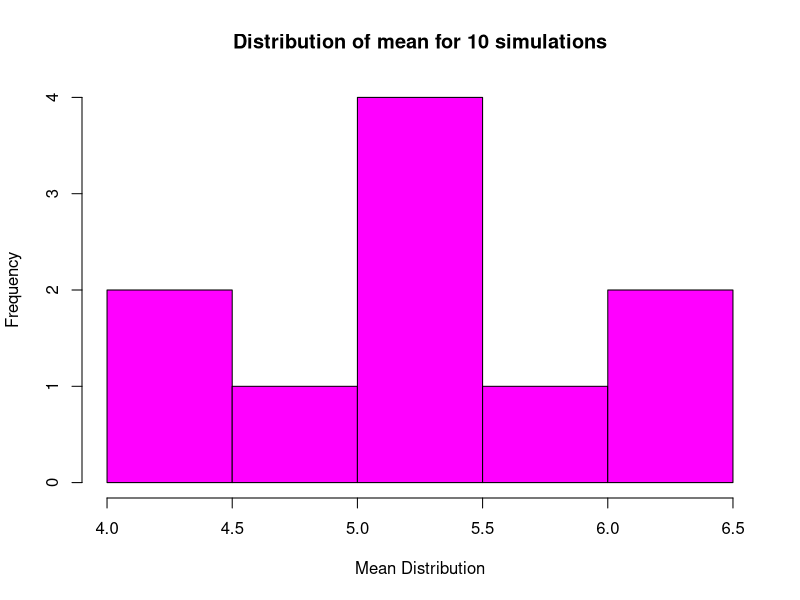
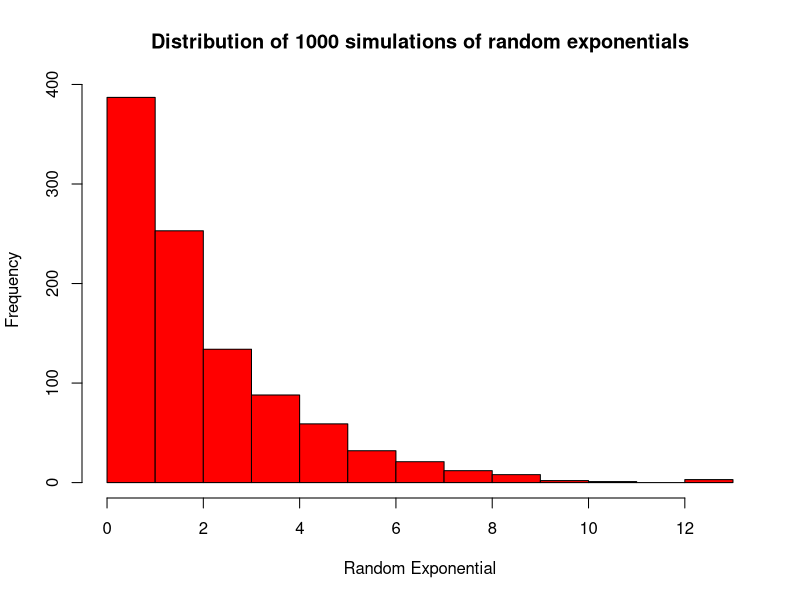
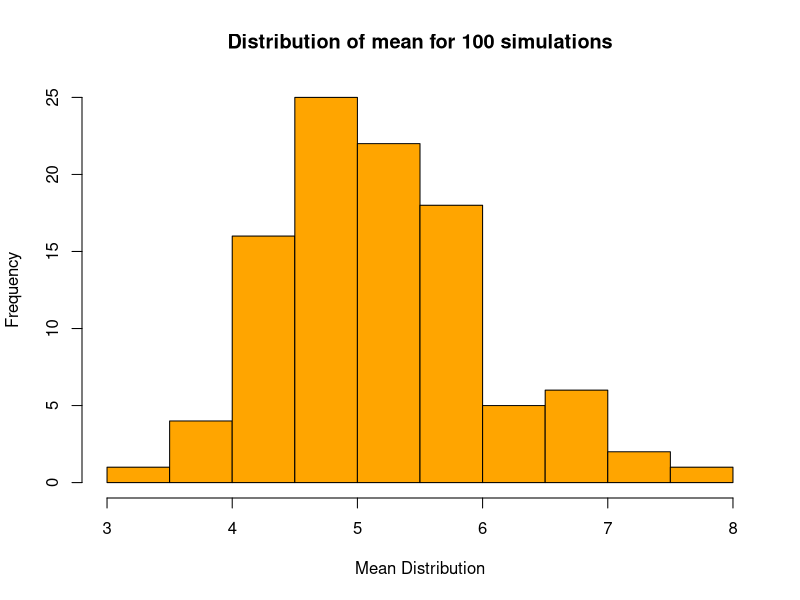
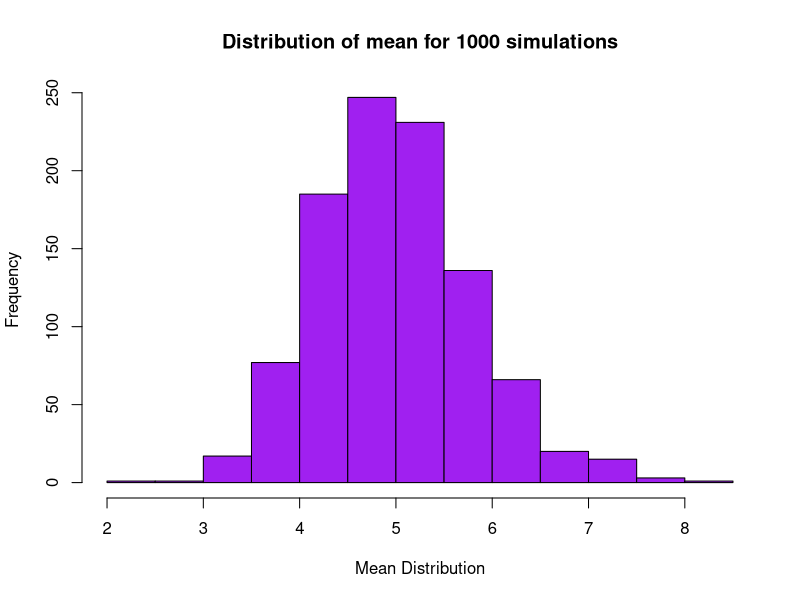
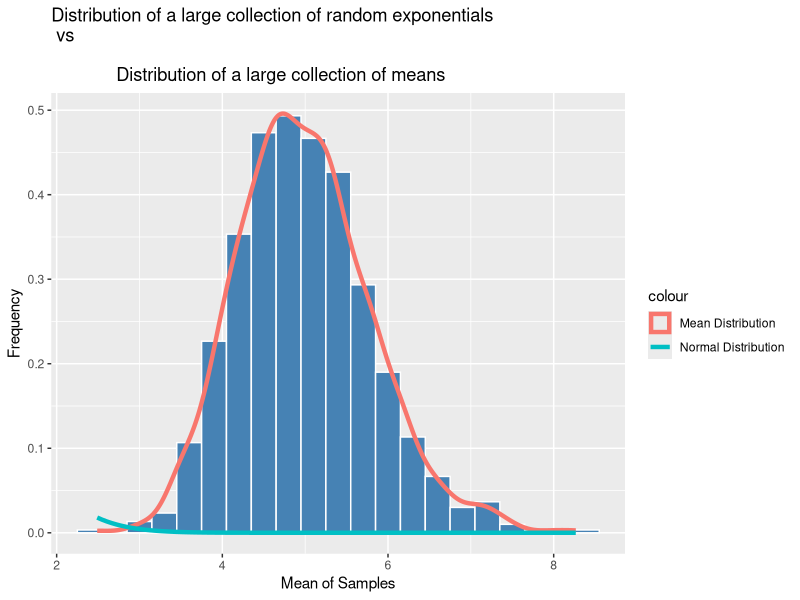

The R script that drew these images, in order:
## ---- chunk 1
# Let's create a dataframe of 10, 100 and 1000 simulations of sample means and
# explore the properties of the distribution formed by these means
# (which will be our random variables)

rmeans10 = data.frame(X = sapply(1:10, function(X) {mean(rexp(40, 0.2))}))
hist(rmeans10$X, col="magenta", main="Distribution of mean for 10 simulations",
     xlab="Mean Distribution", ylab = "Frequency")

hist(rexp(1000, 0.5), col="red", main="Distribution of 1000 simulations of random exponentials",
     xlab="Random Exponential", ylab = "Frequency")

rmeans100 = data.frame(X = sapply(1:100 , function(X) {mean(rexp(40, 0.2))}))
hist(rmeans100$X, col="orange", main="Distribution of mean for 100 simulations",
     xlab="Mean Distribution", ylab = "Frequency")
                                 
rmeans1000 = data.frame(X = sapply(1:1000, function(X) {mean(rexp(40, 0.2))}))
hist(rmeans1000$X, col="purple", main="Distribution of mean for 1000 simulations",
     xlab="Mean Distribution", ylab = "Frequency")

# Let's view some records
head(rmeans1000)

## ---- chunk 2
# Theoretical Mean of the distribution is 1/lambda = 5
# Mean of the the random variables of means (rmeans1000)

mean(rmeans1000$X)

## ---- chunk 3

# Theoretical variance of the distribution (1/lambda^2)/40 = .625
# Variance of the the random variables of means (rmeans1000)
var(rmeans1000$X)
## ---- chunk 4
library(ggplot2)
ggplot(data = rmeans1000, aes(x = X)) + 
    geom_histogram(aes(y=..density..), fill = I('steelblue'), 
                   binwidth = 0.30, color = I('white')) +
        geom_density(aes(colour="Mean Distribution"), size=1.5) +
        stat_function(fun = dnorm, aes(colour='Normal Distribution'),
        size=1.5, arg = list(mean = 5, sd = sd(rmeans1000$X))) +
        labs(title="Distribution of a large collection of random exponentials\n vs \n 
             Distribution of a large collection of means") +
        labs(x="Mean of Samples", y="Frequency")

